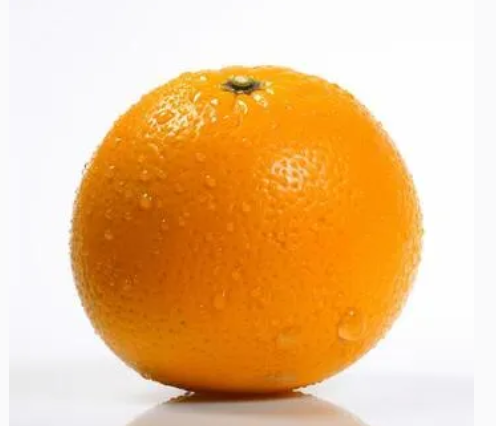
#> input picture TP1/naranja.jpg, 496 x 426 px, found by its file name
$ python ejercicio_25_Extraccion_de_caracteristicas.py
#> lines starting #> are read from the running program, lines starting #| are printed output that depends on the picture; after the words box and inside, x2 and y2 are one past the last pixel; in counts of white or black regions, pixels touching at a corner belong together
"""
25
Elegir los umbrales de Canny
Aplicá Canny con cinco pares de umbrales distintos y
contá los píxeles de borde de cada resultado. Después
implementá la regla automática basada en la mediana de
la imagen y compará su salida con tu mejor elección manual.

PistaRegla habitual: bajo = 0.66 · mediana, alto = 1.33 ·
mediana. Contá bordes con np.count_nonzero.
"""
import cv2
import numpy as np
import matplotlib.pyplot as plt


ALFA = 1.4
RUTA="TP1/naranja.jpg"
BETA = 20

import cv2
import numpy as np
import matplotlib.pyplot as plt

def aplicar_canny(img, bajo, alto):
    bordes = cv2.Canny(
        img,
        bajo,
        alto
    )
    return bordes


def contar_bordes(bordes):
    cantidad = np.count_nonzero(bordes) #cuenta los píxeles que no son cero. Como Canny genera una imagen donde los bordes son normalmente 255 y el fondo 0, esto nos permite contar los píxeles considerados borde.
    return cantidad


def umbrales_automaticos(img):
    mediana = np.median(img)

    bajo = int(0.66 * mediana)
    alto = int(1.33 * mediana)

    return bajo, alto


def main():
    img = cv2.imread(RUTA, cv2.IMREAD_GRAYSCALE)
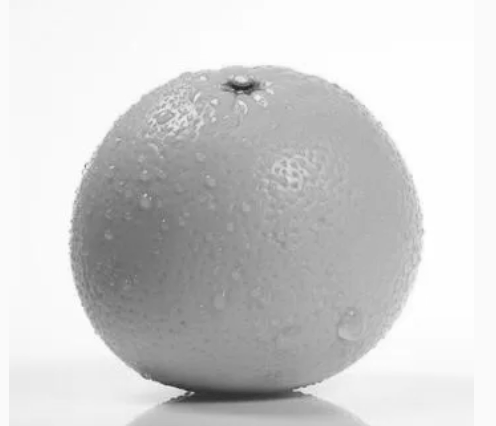
#> img: shape (426, 496); min 34, max 255, mean 207.7

    umbrales = [
        (30, 90),
        (50, 100),
        (70, 140),
        (100, 200),
        (150, 250)
    ]

    resultados = []

    for bajo, alto in umbrales:
        bordes = aplicar_canny(
            img,
            bajo,
            alto
        )

        cantidad = contar_bordes(bordes)

        resultados.append(
            (bajo, alto, cantidad, bordes)
        )

        print(f"Umbrales ({bajo}, {alto}): ")
        print(f"{cantidad} píxeles de borde")
#> this loop made 5 passes
#> cantidad on passes 1 to 5: 7197, 5156, 3615, 2341, 1206
#| 7197 píxeles de borde
#| 5156 píxeles de borde
#| 3615 píxeles de borde
#| 2341 píxeles de borde
#| 1206 píxeles de borde
#> pass 1, in aplicar_canny, `bordes = cv2.Canny( img, bajo, alto )`:
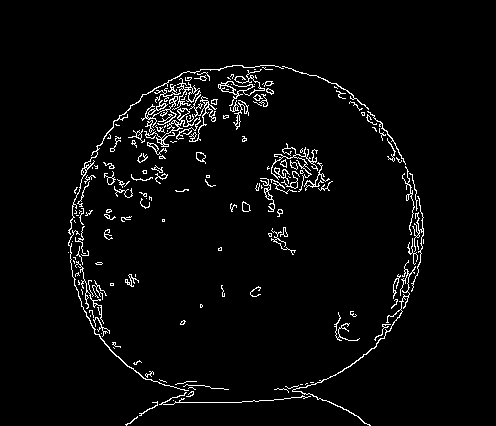
#> bordes: shape (426, 496); 3.4% white in thin lines or dots, all inside (x1, y1, x2, y2) = (68, 65, 424, 426)
#> pass 2, in aplicar_canny (call 2), `bordes = cv2.Canny( img, bajo, alto )`:
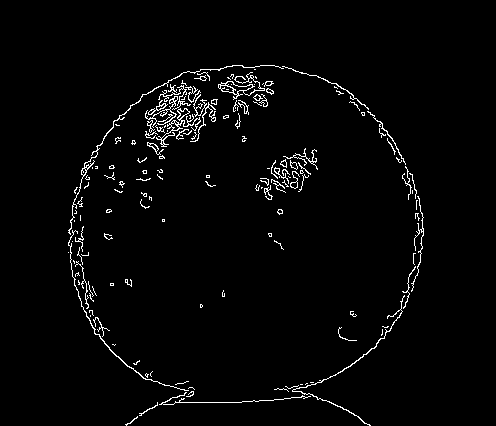
#> bordes: shape (426, 496); 2.4% white in thin lines or dots, all inside (x1, y1, x2, y2) = (68, 65, 424, 426)
#> pass 3, in aplicar_canny (call 3), `bordes = cv2.Canny( img, bajo, alto )`:
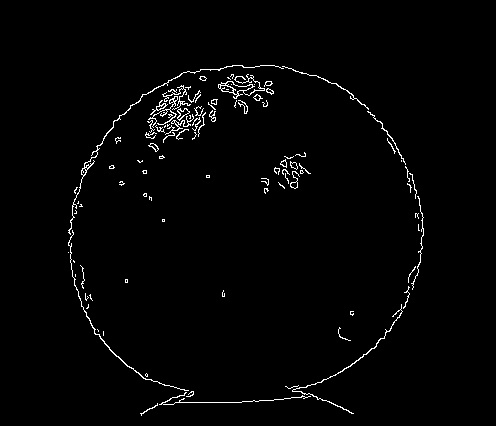
#> bordes: shape (426, 496); 1.7% white in thin lines or dots, all inside (x1, y1, x2, y2) = (68, 65, 424, 416)
#> after the loop:
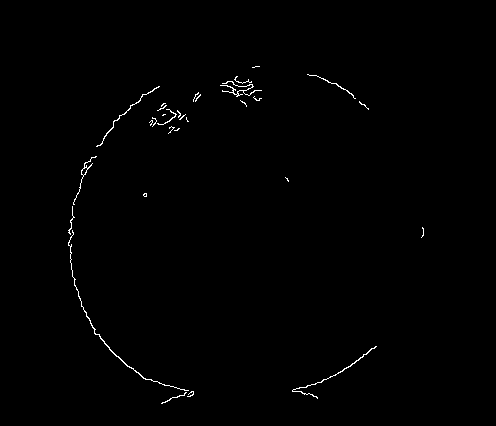
#> bordes: shape (426, 496); 0.57% white in thin lines or dots, all inside (x1, y1, x2, y2) = (68, 66, 424, 404)
#> after the loop, resultados = 5 items


# Umbrales automáticos
    bajo_auto, alto_auto = umbrales_automaticos(img)
#> in umbrales_automaticos, `mediana = np.median(img)`: mediana = 238
#> in umbrales_automaticos, `bajo = int(0.66 * mediana)`: bajo = 157
#> in umbrales_automaticos, `alto = int(1.33 * mediana)`: alto = 316
#> bajo_auto = 157; alto_auto = 316

    bordes_auto = aplicar_canny(
        img,
        bajo_auto,
        alto_auto
    )
#> in aplicar_canny (call 6), `bordes = cv2.Canny( img, bajo, alto )`:
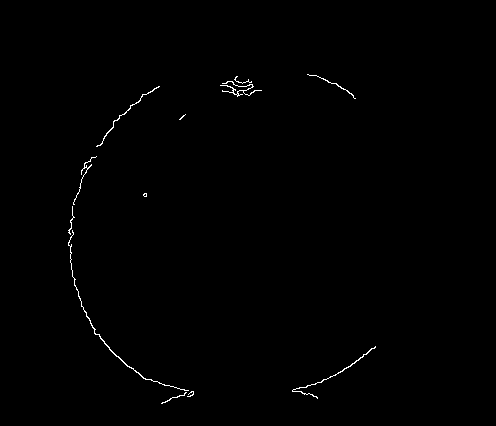
#> bordes: shape (426, 496); 0.46% white in thin lines or dots, all inside (x1, y1, x2, y2) = (68, 74, 376, 404)

    cantidad_auto = contar_bordes(bordes_auto)
#> cantidad_auto = 969

    print()
    print("Método automático:")
    print("Mediana:", np.median(img))
#| Mediana: 238.0
    print("Umbral bajo:", bajo_auto)
#| Umbral bajo: 157
    print("Umbral alto:", alto_auto)
#| Umbral alto: 316
    print("Píxeles de borde:", cantidad_auto)
#| Píxeles de borde: 969

    # resultados visibles
    plt.figure(figsize=(12, 8))

    for i, (bajo, alto, cantidad, bordes) in enumerate(
        resultados
    ):
        plt.subplot(2, 3, i + 1)
        plt.imshow(bordes, cmap="gray")
        plt.title(
            f"Canny {bajo}-{alto}\n"
            f"Bordes: {cantidad}"
        )
        plt.axis("off")
#> this loop made 5 passes
#> (bajo, alto, cantidad) on passes 1 to 5: (30, 90, 7197), (50, 100, 5156), (70, 140, 3615), (100, 200, 2341), (150, 250, 1206)

    plt.subplot(2, 3, 6)
    plt.imshow(bordes_auto, cmap="gray")
    plt.title(
        f"Automático {bajo_auto}-{alto_auto}\n"
        f"Bordes: {cantidad_auto}"
    )
    plt.axis("off")

    plt.tight_layout()
    plt.show()
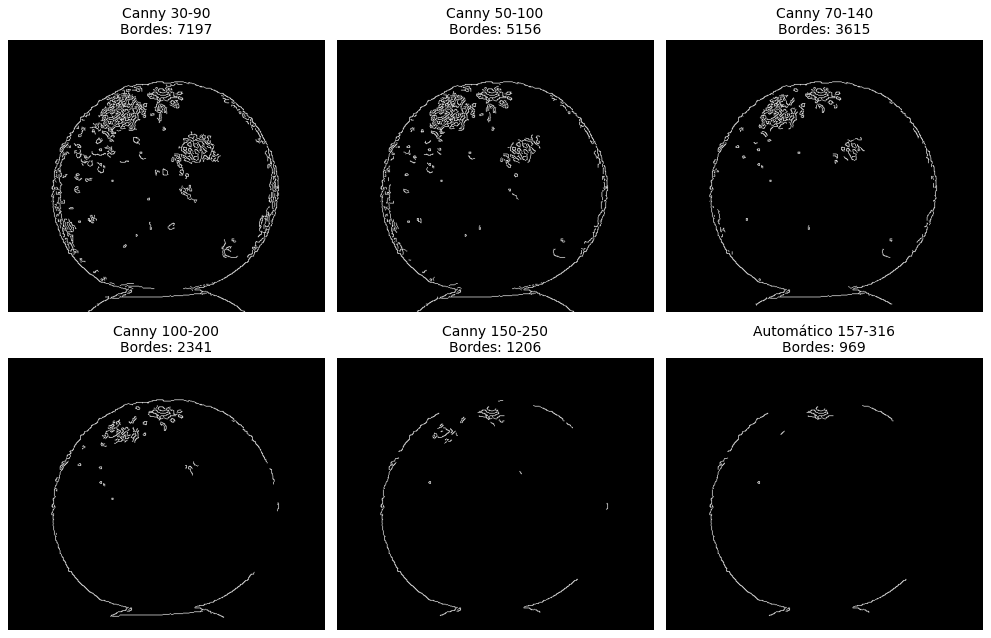
#> figure drawn by matplotlib, 6 panels

'''
En las pruebas manuales, la configuración de 30 y 90 presentó
visualmente la mejor detección de bordes, con 7197 píxeles detectados.

El método automático, utilizando la mediana de la imagen (238) y la
regla bajo = 0,66 × mediana y alto = 1,33 × mediana,
obtuvo los umbrales 157 y 316, y detectó 969 píxeles de borde.
La diferencia se debe a que los umbrales automáticos resultaron
considerablemente más altos, haciendo que Canny fuera más selectivo
en la detección. En conclusion: la elección manual permitió detectar
una mayor cantidad de bordes.
'''


if __name__ == "__main__":
    main()

$ run again, with TP1/hoja_cuadriculada.png saved as TP1/naranja.jpg
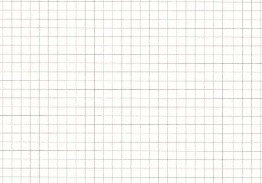
#> input picture TP1/hoja_cuadriculada.png, 262 x 183 px, found by its file name
#> the loop in main, `for bajo, alto in umbrales:` made 5 passes
#> cantidad on passes 1 to 5: 18643, 17753, 14581, 8034, 1886
#> (printed output is left out)
#> pass 1, in aplicar_canny, `bordes = cv2.Canny( img, bajo, alto )`:
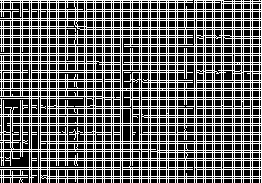
#> bordes: shape (183, 262); 38.9% white in thin lines or dots
#> after the loop in main, `for bajo, alto in umbrales:`: resultados = 5 items
#> mediana = 252
#> in umbrales_automaticos, `bajo = int(0.66 * mediana)`: bajo = 166
#> in umbrales_automaticos, `alto = int(1.33 * mediana)`: alto = 335
#> bajo_auto = 166; alto_auto = 335
#> in aplicar_canny (call 6), `bordes = cv2.Canny( img, bajo, alto )`:
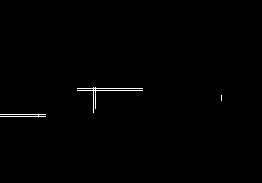
#> bordes: shape (183, 262); 0.57% white in thin lines or dots, all inside (x1, y1, x2, y2) = (0, 87, 222, 117)
#> cantidad_auto = 275
#| Mediana: 252.0
#| Umbral bajo: 166
#| Umbral alto: 335
#| Píxeles de borde: 275
#> the loop in main, `for i, (bajo, alto, cantidad, bordes) in enumerate( resultados ):` made 5 passes
#> (bajo, alto, cantidad) on passes 1 to 5: (30, 90, 18643), (50, 100, 17753), (70, 140, 14581), (100, 200, 8034), (150, 250, 1886)
